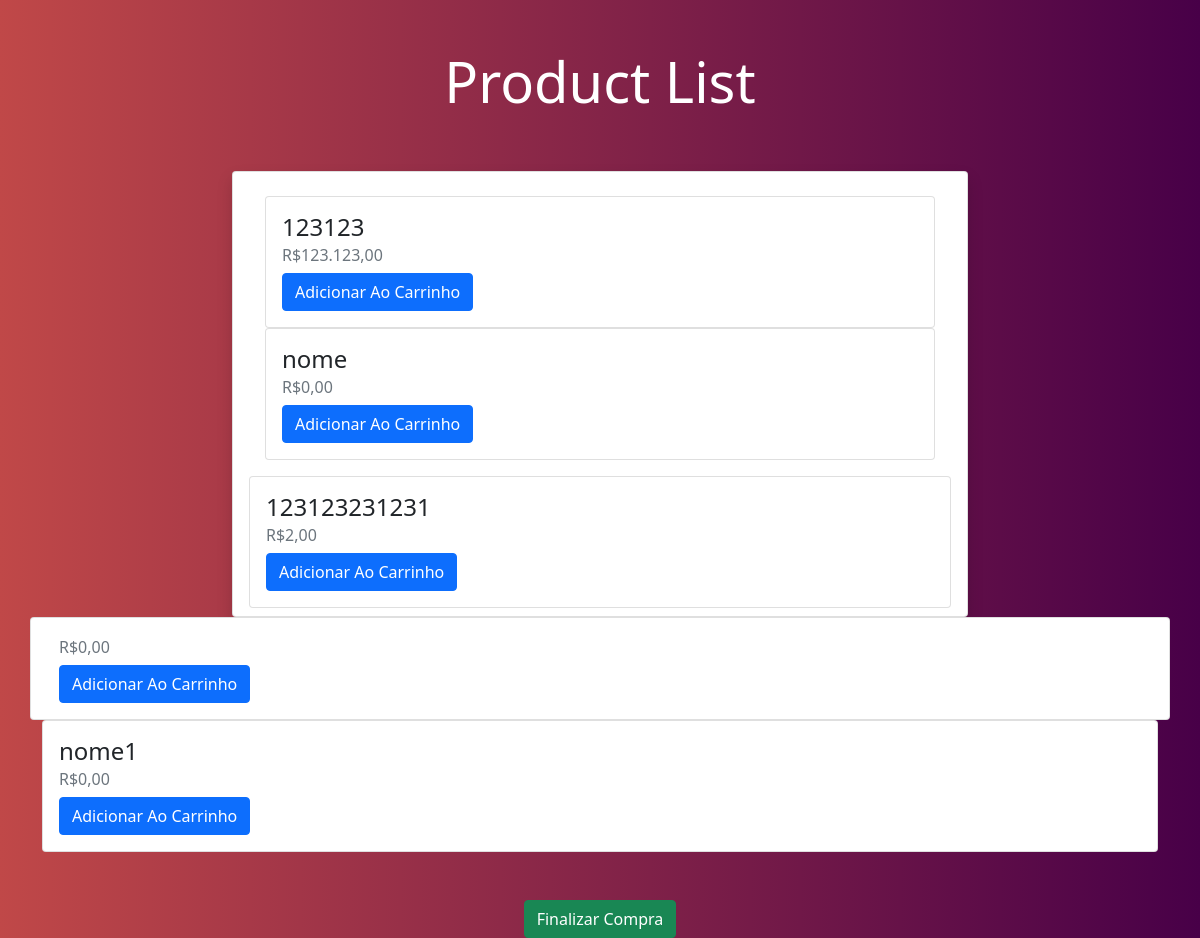
/carrinho2/html.php (signed in), run on an earlier commit of the app's database.
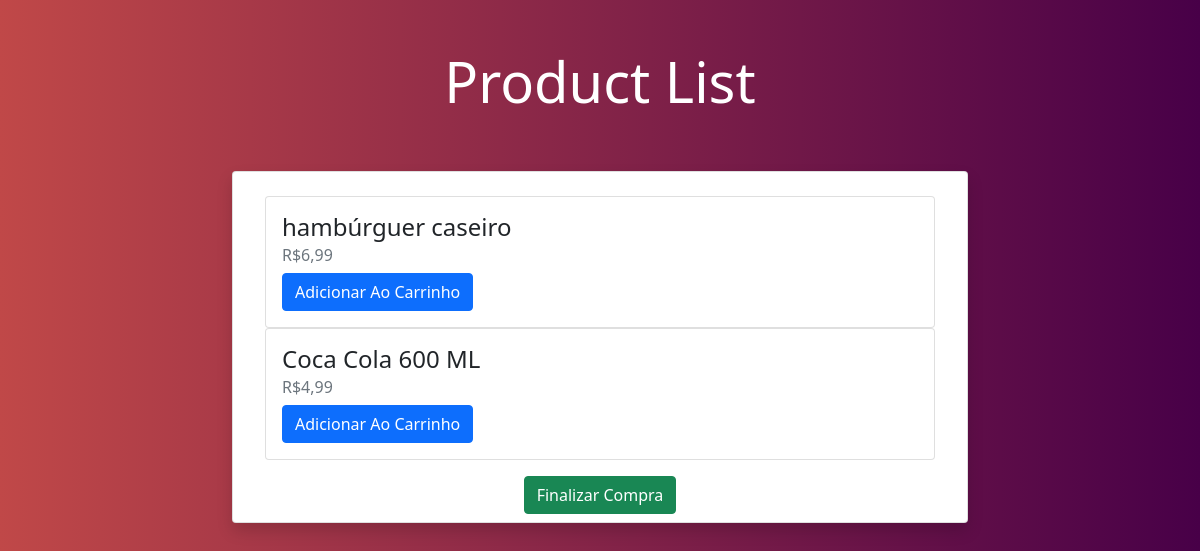
And on a later commit of the database.
### tables this page shows
CREATE TABLE `produtos` (
  `id` int(50) NOT NULL,
  `imagem` varchar(50) NOT NULL,
  `nome` varchar(50) NOT NULL,
  `preco` varchar(50) NOT NULL,
  `adicional_1` varchar(50) NOT NULL,
  `adicional_2` varchar(50) NOT NULL,
  `adicional_3` varchar(50) NOT NULL,
  `adicional_4` varchar(50) NOT NULL,
  `adicional_5` varchar(50) NOT NULL,
  `adicional_6` varchar(50) NOT NULL,
  `adicional_7` varchar(50) NOT NULL,
  `adicional_8` varchar(50) NOT NULL,
  `adicional_9` varchar(50) NOT NULL
);

### carrinho2/functions/product.php (called while the page is built, shortened)
<?php
function getProducts($pdo){
	$sql = "SELECT *  FROM produtos ";
	$stmt = $pdo->prepare($sql);
	$stmt->execute();
	return $stmt->fetchAll(PDO::FETCH_ASSOC);
}

### carrinho2/html.php (the view, shortened to what this page needs)
<!DOCTYPE html>
<html>
<head>
    <link rel="stylesheet" href="sweetalert2.min.css">
    <link href="https://cdn.jsdelivr.net/npm/bootstrap@5.1.3/dist/css/bootstrap.min.css" rel="stylesheet">
</head>
<body>
<div class="container py-5">
    <div class="row text-center text-white mb-5">
        <div class="col-lg-7 mx-auto">
            <h1 class="display-4">Product List</h1>
        </div>
    </div>
    <div class="row">
        <div class="col-lg-8 mx-auto">
            <ul class="list-group shadow">
                <li class="list-group-item">
                    <div class="media align-items-lg-center flex-column flex-lg-row p-3">
                        <div class="media-body order-2 order-lg-1">
<?php
    require_once "functions/product.php";
    $pdoConnection = require_once "connection.php";
    $products = getProducts($pdoConnection);
?>
<!DOCTYPE html>
<html lang="pt-br">
<body>
            <?php foreach($products as $product) : ?>
                    <div class="card">
                        <div class="card-body">
                             <h4 class="card-title"><?php echo $product['nome']?></h4>
                             <h6 class="card-subtitle mb-2 text-muted">
                                R$<?php echo number_format($product['preco'], 2, ',', '.')?>
                             </h6>
                             <a class="btn btn-primary" href="carrinho.php?acao=add&att=1&id=<?php echo $product['id']?>" class="card-link">Adicionar Ao Carrinho</a>
                        </div>
                    </div>
                </div>
            <?php endforeach;?>
          <center>  <a class="btn btn-success" href="carrinho.php" class="card-link">Finalizar Compra</a> </center>
        </div>
    </div>
</body>
</html>
</body>
</html>

What changed in the data, as far as the page shows it:
removed produtos: nome "123123", preco "123.123,00"
removed produtos: nome "nome", preco "0,00"
removed produtos: nome "123123231231", preco "2,00"
removed produtos: preco "0,00"
removed produtos: nome "nome1", preco "0,00"
added produtos: nome "hambúrguer caseiro", preco "6,99"
added produtos: nome "Coca Cola 600 ML", preco "4,99"
